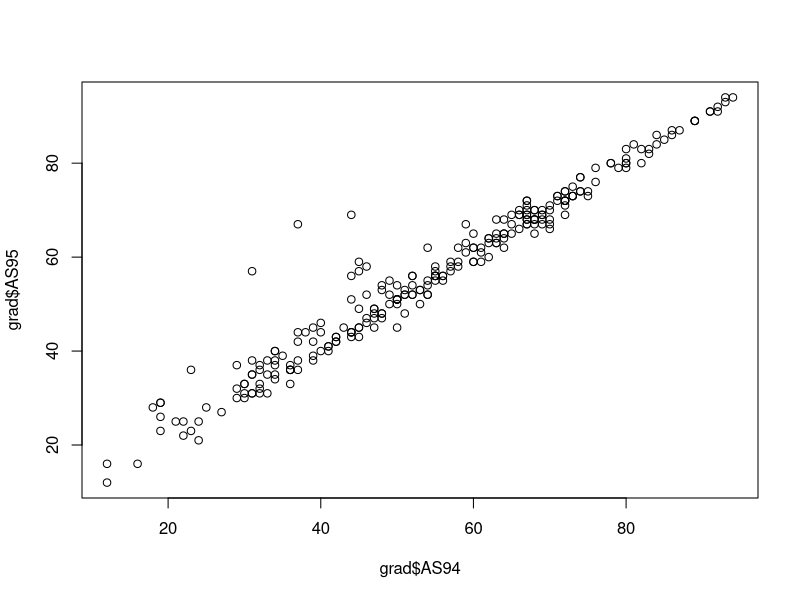
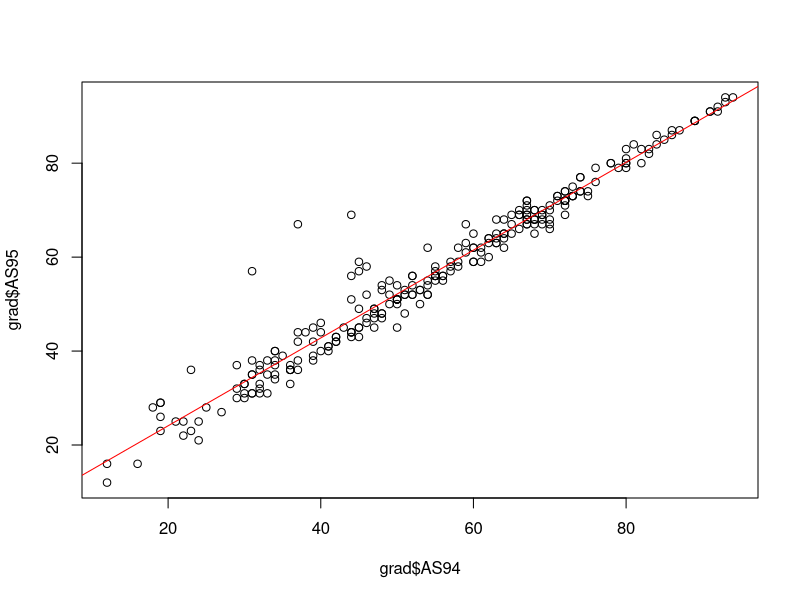

These charts were generated, in order, by the following R code: (Note: this script raises an error after producing the figures.)
#March 17, 2009
library(dplyr)
library(tidyr)

grad <- read.csv("Data/GRADRATE2.csv")
plot(grad$AS94,grad$AS95)
grad_long <-
  grad %>% 
  pivot_longer(-Name.of.School)#%>% 
  #mutate(name=stringr::str_trunc(name,2,'right',ellipsis = ''))

b <- 
  lm(grad$AS95~grad$AS94)


##Manually COmpute confit
.93-qt(.95,df=251)*0.013

plot(grad$AS94,grad$AS95):abline(b,col='red')


#Exercise, do it:
a <- 
  read.csv('Data/COMNODE3.csv')

out <- 
  lm(COST~NUMPORTS,a)

summary(out)
confint(out,level = .95)

# We have strong evidence that the variables are linearly related
  # the p-value is 4.88e-07 which is less than the 5% level
  # Strong evidence that as numports increases price increases

# We have strong evidence of a positive linear relation because we take the p-value and 
  # divide by two giving 1e-8

#does each port add at least 1000:
1-pt((650-1000)/66.91,12)

plot(a$NUMPORTS,a$COST)








#compute confit
confint(b,level=.9)




production <- read.table("Data/production.txt",header=TRUE)
attach(production)

#Figure 2.1 on page 16
par(mfrow=c(1,1))
plot(production$RunSize,production$RunTime,xlab="Run Size", ylab="Run Time")

#R output on page 19
m1 <- lm(RunTime~RunSize)
summary(m1)

#Figure 2.3 on page 20
plot(production$RunSize,production$RunTime,xlab="Run Size", ylab="Run Time")
abline(lsfit(production$RunSize,production$RunTime))

#t-value on page 23
tval <- qt(1-0.05/2,18)
tval

#95% confidence intervals on page 24
round(confint(m1,level=0.95),3)

#R output on page 27
predict(m1,newdata=data.frame(RunSize=c(50,100,150,200,250,300,350)),interval="confidence",level=0.95)
predict(m1,newdata=data.frame(RunSize=c(50,100,150,200,250,300,350)),interval="prediction",level=0.95)

#R output on page 30
anova(m1)
detach(production)


changeover_times <- read.table("Data/changeover_times.txt",header=TRUE)
attach(changeover_times)

#R output on page 31
m1 <- lm(Changeover~New)
summary(m1)

#Figure 2.5 on page 32
par(mfrow=c(2,2))
plot(New,Changeover,xlab="Dummy variable, New",ylab="Change Over Time")
abline(lsfit(New,Changeover))
boxplot(Changeover~New,xlab="Dummy variable, New",ylab="Change Over Time")
boxplot(Changeover~Method,ylab="Change Over Time",xlab="Method")

#t-value on page 33
tval <- qt(1-0.05/2,118)
tval

detach(changeover_times)

#################EXERCISES

#Exercise 2.8.1

playbill <- read.csv("Data/playbill.csv",header=TRUE)
attach(playbill)

#Figure 2.6 on page 38
par(mfrow=c(1,1))
plot(LastWeek,CurrentWeek,xlab="Gross box office results previous week",
ylab="Gross box office results current week")

detach(playbill)

#Exercise 2.8.3

invoice <- read.table("invoices.txt",header=TRUE)
attach(invoice)

#Figure 2.7 on page 40
par(mfrow=c(1,1))
plot(Invoices,Time,xlab="Number of Invoices",ylab="Processing Time")
abline(lsfit(Invoices,Time))

#Output from R on page 40
m1 <- lm(Time~Invoices)
summary(m1)
mean(Time)
median(Time)
mean(Invoices)
median(Invoices)

detach(invoice)

#Exercise 2.8.5
problem5 <- read.table("Ch2Problem5.txt",header=TRUE)
attach(problem5)

#Figure 2.8 on page 42
par(mfrow=c(1,2))
plot(x1,y,main="Model 1")
abline(lsfit(x1,y))
plot(x2,y,main="Model 2")
abline(lsfit(x2,y))

detach(problem5)


